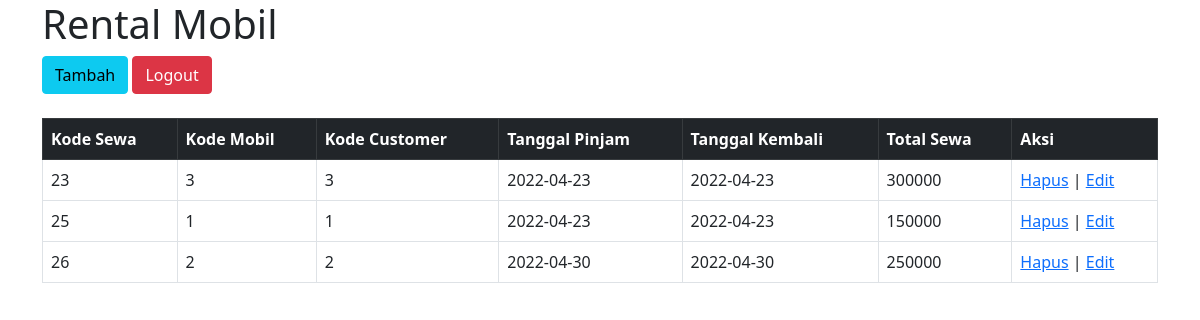
/index.php?login=sukses (signed in), run on the app's committed database.
### tables this page shows
CREATE TABLE `sewa` (
  `kd_sewa` int(8) NOT NULL,
  `kd_mobil` int(8) NOT NULL,
  `kd_customer` int(8) NOT NULL,
  `tgl_pinjam` date NOT NULL,
  `tgl_kembali` date NOT NULL,
  `total_sewa` int(15) NOT NULL
);

### index.php (the view, shortened to what this page needs)
<?php
include "koneksi.php";
$sql = "SELECT * FROM sewa";
$query = mysqli_query($koneksi, $sql);
?>
<!DOCTYPE html>
<html>
<head>
	<div class="container">
		<link rel="stylesheet" href="bootstrap.min.css">
</head>
<body>
	<h1>Rental Mobil</h1>
	<a href="tambah.php"><button class="btn btn-info">Tambah</button></a>
	<a href="logout.php"><button class="btn btn-danger">Logout</button></a><br><br>
	<table class="table table-bordered">
		<thead class="table-dark">
			<tr>
				<th>Kode Sewa</th>
				<th>Kode Mobil</th>
				<th>Kode Customer</th>
				<th>Tanggal Pinjam</th>
				<th>Tanggal Kembali</th>
				<th>Total Sewa</th>
				<th>Aksi</th>
			</tr>
		</thead>
		<?php
		while ($sewa = mysqli_fetch_assoc($query)) {
			echo "<tr>";
			echo "<td>" . $sewa['kd_sewa'] . "</td>";
			echo "<td>" . $sewa['kd_mobil'] . "</td>";
			echo "<td>" . $sewa['kd_customer'] . "</td>";
			echo "<td>" . $sewa['tgl_pinjam'] . "</td>";
			echo "<td>" . $sewa['tgl_kembali'] . "</td>";
			echo "<td>" . $sewa['total_sewa'] . "</td>";
			echo "<td><a href='hapus.php?kd_sewa=" . $sewa['kd_sewa'] . "'>Hapus</a>";
			echo " | <a href='edit.php?kd_sewa=" . $sewa['kd_sewa'] . "'>Edit</a></td>";
			echo "</tr>";
		}
		?>
	</table>
</body>
</html>

### data on the page
sewa: kd_sewa "23", kd_mobil "3", kd_customer "3", tgl_pinjam "2022-04-23", tgl_kembali "2022-04-23", total_sewa "300000"
sewa: kd_sewa "25", kd_mobil "1", kd_customer "1", tgl_pinjam "2022-04-23", tgl_kembali "2022-04-23", total_sewa "150000"
sewa: kd_sewa "26", kd_mobil "2", kd_customer "2", tgl_pinjam "2022-04-30", tgl_kembali "2022-04-30", total_sewa "250000"
